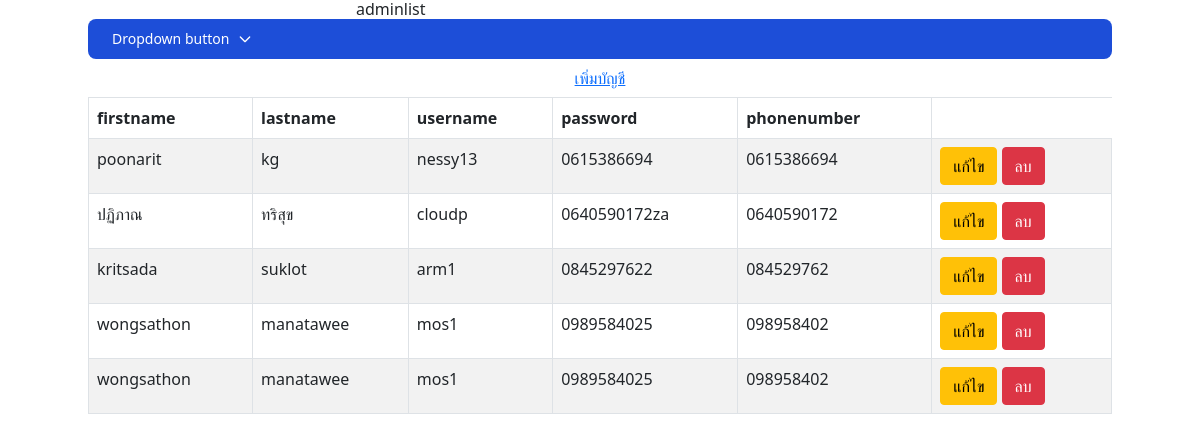
/admin_list.php, run on the app's committed database.
### tables this page shows
CREATE TABLE `users` (
  `pr_id` int(10) NOT NULL,
  `f_name` varchar(255) NOT NULL,
  `l_name` varchar(255) NOT NULL,
  `user_name` varchar(255) NOT NULL,
  `password` varchar(255) NOT NULL,
  `phone_number` varchar(10) NOT NULL
);

### admin_list.php (the view, shortened to what this page needs)
<!DOCTYPE html>
<html lang="en">
    <head>
        <link href="https://cdn.jsdelivr.net/npm/bootstrap@5.0.2/dist/css/bootstrap.min.css" rel="stylesheet">
        <script src="https://cdn.tailwindcss.com"></script>
    </head>
    <body>
        <div class="container">
            <div class="row">
                <div class="col-sm-12 col-md-3 col-lg-3">
                </div>
                <div class="col-sm-12 col-md-9 col-lg-9">
                    <h2>adminlist</h2>
                </div>
                <button id="multiLevelDropdownButton" data-dropdown-toggle="dropdown" class="text-white bg-blue-700 hover:bg-blue-800 focus:ring-4 focus:outline-none focus:ring-blue-300 font-medium rounded-lg text-sm px-4 py-2.5 text-center inline-flex items-center dark:bg-blue-600 dark:hover:bg-blue-700 dark:focus:ring-blue-800" type="button">Dropdown button <svg class="w-4 h-4 ml-2" aria-hidden="true" fill="none" stroke="currentColor" viewBox="0 0 24 24" xmlns="http://www.w3.org/2000/svg"><path stroke-linecap="round" stroke-linejoin="round" stroke-width="2" d="M19 9l-7 7-7-7"></path></svg></button>
                    <a href="admin_add.php" class="btn btn-link">เพิ่มบัญชี</a>
                    <table class="table table-bordered table-striped">
                        <thead>
                            <tr>
                                <th>firstname</th>
                                <th>lastname</th>
                                <th>username</th>
                                <th>password</th>
                                <th>phonenumber</th>
                            </tr>
                        </thead>
                        <tbody>
                            <?php
                                include 'connectdb.php';
                                $sql =  'SELECT * FROM users order by pr_id';
                                $result = mysqli_query($conn,$sql);
                                while (($row = mysqli_fetch_array($result, MYSQLI_ASSOC)) != NULL) {
                                    echo '<tr>';
                                    echo '<td>' . $row['f_name'] . '</td>';
                                    echo '<td>' . $row['l_name'] . '</td>';
                                    echo '<td>' . $row['user_name'] . '</td>';
                                    echo '<td>' . $row['password'] . '</td>';
                                    echo '<td>' . $row['phone_number'] . '</td>';
                                    echo '<td>';
                            ?>
                                <a href="admin_edit.php?pr_id=<?php echo $row['pr_id'];?>" class="btn btn-warning">แก้ไข</a>
                                <a href="JavaScript:if(confirm('ยืนยันการลบ')==true){window.location='admin_delete.php?pr_id=<?php echo $row["pr_id"];?>'}" class="btn btn-danger">ลบ</a>
                            <?php
                                    echo '</td>';
                                    echo '</tr>';
                                }
                            ?>
                        </tbody>
                    </table>
                </div>
            </div>
    </body>
</html>

### data on the page
users: f_name "poonarit", l_name "kg", user_name "nessy13", password "0615386694", phone_number "0615386694"
users: f_name "ปฏิภาณ", l_name "ทริสุข", user_name "cloudp", password "0640590172za", phone_number "0640590172"
users: f_name "kritsada", l_name "suklot", user_name "arm1", password "0845297622", phone_number "084529762"
users: f_name "wongsathon", l_name "manatawee", user_name "mos1", password "0989584025", phone_number "098958402"
users: f_name "wongsathon", l_name "manatawee", user_name "mos1", password "0989584025", phone_number "098958402"
